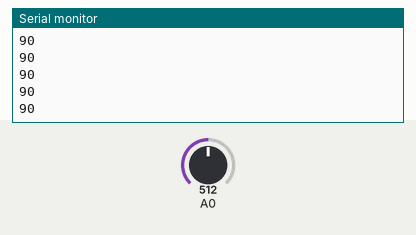
A sketch run on a simulated Arduino Uno, built with avr-gcc and run on an emulated ATmega328P. Shown: the last lines printed to the serial monitor. The inputs (shaded band) are chosen by the test bench; at power-on: A0 = 512.

Above: at 1.2 s.
1.3 s: A0 set to 716
At 2.0 s:
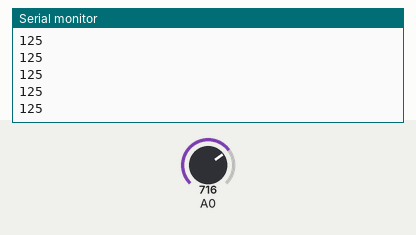
2.8 s: A0 set to 900
At 3.8 s:
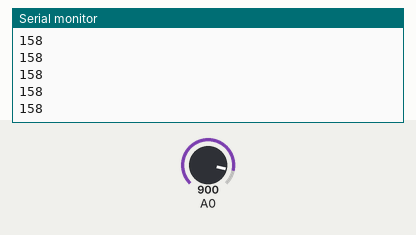
Timing chart, 0 to 5.8 s (numbered marks = the images above; inputs shaded):
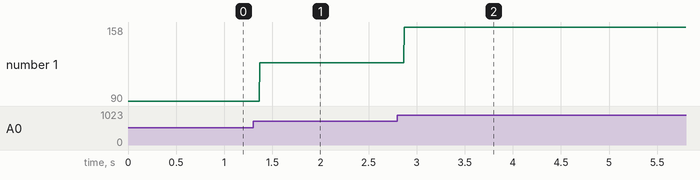

The sketch:

entradas_ana.ino
```cpp
//https://www.tinkercad.com/things/hxhQBBc9dTt-senales-analogicas?sharecode=r3ORAvuMfP6g1BcKjSZLabRXFC26SDvW6qCLebCaSAs

void setup() {
  // put your setup code here, to run once:
  Serial.begin(9600);
}

void loop() {
  // put your main code here, to run repeatedly:
  int entrada = analogRead(A0);
  int porcentaje = map(entrada, 0, 1023, 0, 180);
  Serial.println(porcentaje);
}
```

Measured:
- after the input at 1.3 s, the serial monitor: prints a new line after 0.07 s (image 1)
- after the input at 2.8 s, the serial monitor: prints a new line after 0.07 s (image 2)
- plotted number 1: 90 → 125 after the input at 1.3 s, 125 → 158 after the input at 2.8 s
